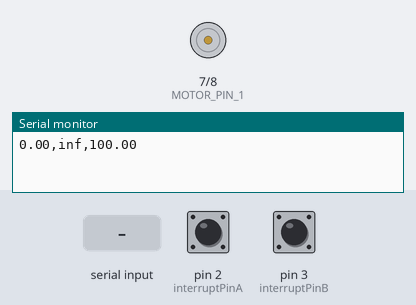
A sketch run on a simulated Arduino Uno, built with avr-gcc and run on an emulated ATmega328P. Parts: motor-driver pin pairs drawn as motors (green arrow = first pin HIGH = forward, orange = second pin HIGH = backward, longer = more drive, scaled by the enable pin), the last lines printed to the serial monitor. Inputs (shaded band) come from the test bench; at power-on: pin 2 (interruptPinA) HIGH, pin 3 (interruptPinB) HIGH.

Above: at 0.01 s.
At 1.2 s:
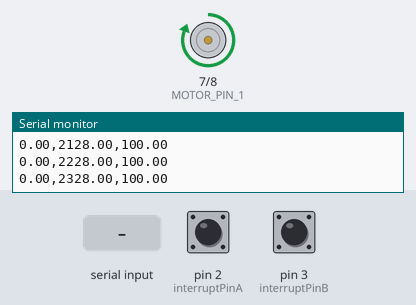
1.3 s: "90,45\n" received over Serial
Timing chart, 0 to 4.3 s (numbered marks = the images above; inputs shaded):
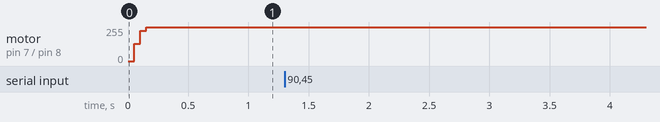

The sketch:

pid.ino
```cpp
float kp = 0.3;
float ki = 0.02;
float kd = 0.02;

const byte interruptPinA = 2;
const byte interruptPinB = 3;
int status = 0;
volatile int EncoderCount = 0;

const byte MOTOR_PWM_PIN = 6;
const byte MOTOR_PIN_1 = 7;
const byte MOTOR_PIN_2 = 8;

volatile unsigned long count = 0;
unsigned long preCount = 0;

unsigned long Time;
unsigned long preTime= 0;

int deltaT;
volatile float setRPM=100;
volatile float currentRPM,commandRPM;
volatile float error,preError = 0,iError = 0,dError;

String incoming;
String setpoint_str;
int setpoint;

void aCH_Callback()
{
  bool bCH_value = digitalRead(interruptPinB);
  if(bCH_value == false)
  {
    status=1; //cw
  	EncoderCount--;
  }
}

//CW direction
void bCH_Callback()
{
  bool aCH_value = digitalRead(interruptPinA);
  if(aCH_value == false)
  {
    status=2; //ccw
  	EncoderCount++;
  }
}

void setSpeed(int speed)
{
  //ccw => forward
  if(speed > 0)
  {
    if(speed > 255)
    {
      speed = 255;
    }
    digitalWrite(MOTOR_PIN_1,HIGH);
    digitalWrite(MOTOR_PIN_2,LOW);
    analogWrite(MOTOR_PWM_PIN,abs(speed));
  }
  //cw => backard
  else{
    if(speed < -255)
    {
      speed = -255;
    }
    digitalWrite(MOTOR_PIN_1,LOW);
    digitalWrite(MOTOR_PIN_2,HIGH);
    analogWrite(MOTOR_PWM_PIN,abs(speed));

  }
}
void setup()
{
  Serial.begin(9600);

  pinMode(MOTOR_PWM_PIN, OUTPUT);
  pinMode(MOTOR_PIN_1, OUTPUT);
  pinMode(MOTOR_PIN_2, OUTPUT);

  pinMode(interruptPinA, INPUT_PULLUP);
  pinMode(interruptPinB, INPUT_PULLUP);

  attachInterrupt(digitalPinToInterrupt(interruptPinA),aCH_Callback, RISING);
  attachInterrupt(digitalPinToInterrupt(interruptPinB),bCH_Callback, RISING);
  setSpeed(1);

  cli();
  TCCR1A = 0;
  TCCR1B = 0;
  TCNT1 = 0;
  OCR1A = 12499; //Prescaler = 64
  TCCR1B |= (1 << WGM12);
  TCCR1B |= (1 << CS11 | 1 << CS10);
  TIMSK1 |= (1 << OCIE1A);
  sei();

}
void loop()
{
  if (Serial.available())
  {
    char inByte = Serial.read();
    if (inByte == 's' && incoming.length() == 0){
      incoming += inByte;
    }

    if (inByte =='-' && incoming.length() == 1){
      incoming += inByte;
    }

    if(('0'<= inByte) && (inByte <= '9')){
      incoming += inByte;
    }
    Serial.println(incoming);
    if( inByte == 'n'){
      if( incoming[0] == 's' && incoming[1] == '-'){
        setpoint_str += '-';
        for (int i=0, n = incoming.length() ; i < n ; i++){
          if( ('0'<= incoming[i]) && (incoming[i] <= '9')){
            setpoint_str += incoming[i];
          }
        }
        Serial.println(setpoint_str);
      }
      if( incoming[0] == 's' && incoming[1] != '-' ){
        for (int i=0, n = incoming.length() ; i < n ; i++){
          if( ('0'<= incoming[i]) && (incoming[i] <= '9')){
            setpoint_str += incoming[i];
          }
        }
      }
      int setpoint_map = setpoint_str.toInt();
      setpoint = map(setpoint_map,-100,100,-255,255);
      if ( setpoint > 255){
        setpoint = 255;
      }
      if ( setpoint < -255){
        setpoint = -255;
      }
      incoming = "";
      setpoint_str = "";
    }
    setRPM = setpoint;
  }
  if(count>preCount){
    Time = millis();
  	deltaT = (Time-preTime);
  	if (Time / 1000.0 > 100) {
     	setRPM = 0;
  	}
  	currentRPM = float(float(EncoderCount)/230)/float(0.05/60);
  	error = setRPM - currentRPM;
  	iError += error * deltaT;
  	dError = (error - preError)/deltaT;
  	commandRPM = float((kp * error) + (ki * iError) + (kd * dError)) ;
  	Serial.print(currentRPM);
  	Serial.print(",");
  	Serial.print(commandRPM);
  	Serial.print(",");
  	Serial.println(setRPM);

  	setSpeed(commandRPM);

  	preCount = count;
  	preTime = Time;
  	preError = error;

  	EncoderCount = 0;
  }
}

ISR(TIMER1_COMPA_vect) {
  count++;
}
```
